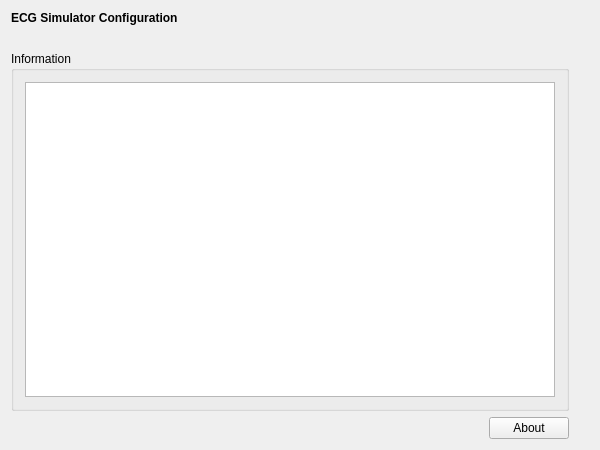
<?xml version="1.0" encoding="UTF-8"?>
<ui version="4.0">
 <class>RTServerRunClass</class>
 <widget class="QWidget" name="RTServerRunClass">
  <property name="geometry">
   <rect>
    <x>0</x>
    <y>0</y>
    <width>600</width>
    <height>450</height>
   </rect>
  </property>
  <property name="windowTitle">
   <string>ECGRun</string>
  </property>
  <layout class="QVBoxLayout" name="verticalLayout">
   <item>
    <widget class="QLabel" name="m_qLabel_Headline">
     <property name="font">
      <font>
       <weight>75</weight>
       <bold>true</bold>
      </font>
     </property>
     <property name="text">
      <string>ECG Simulator Configuration</string>
     </property>
    </widget>
   </item>
   <item>
    <spacer name="m_qVerticalSpacer_Headline">
     <property name="orientation">
      <enum>Qt::Vertical</enum>
     </property>
     <property name="sizeType">
      <enum>QSizePolicy::Fixed</enum>
     </property>
     <property name="sizeHint" stdset="0">
      <size>
       <width>20</width>
       <height>20</height>
      </size>
     </property>
    </spacer>
   </item>
   <item>
    <layout class="QGridLayout" name="m_qGridLayout_main">
     <item row="0" column="0" colspan="2">
      <widget class="QGroupBox" name="m_qGroupBox_Information">
       <property name="sizePolicy">
        <sizepolicy hsizetype="Preferred" vsizetype="Preferred">
         <horstretch>0</horstretch>
         <verstretch>0</verstretch>
        </sizepolicy>
       </property>
       <property name="title">
        <string>Information</string>
       </property>
       <layout class="QGridLayout" name="gridLayout">
        <item row="0" column="0">
         <widget class="QTextBrowser" name="m_qTextBrowser_Information"/>
        </item>
       </layout>
      </widget>
     </item>
     <item row="1" column="0">
      <spacer name="m_qHorizontalSpacer_About">
       <property name="orientation">
        <enum>Qt::Horizontal</enum>
       </property>
       <property name="sizeHint" stdset="0">
        <size>
         <width>40</width>
         <height>20</height>
        </size>
       </property>
      </spacer>
     </item>
     <item row="1" column="1">
      <widget class="QPushButton" name="m_qPushButton_About">
       <property name="text">
        <string>About</string>
       </property>
      </widget>
     </item>
     <item row="0" column="2">
      <spacer name="m_qVerticalSpacer_Bottom">
       <property name="orientation">
        <enum>Qt::Vertical</enum>
       </property>
       <property name="sizeHint" stdset="0">
        <size>
         <width>20</width>
         <height>142</height>
        </size>
       </property>
      </spacer>
     </item>
    </layout>
   </item>
  </layout>
 </widget>
 <layoutdefault spacing="6" margin="11"/>
 <resources/>
 <connections/>
</ui>
